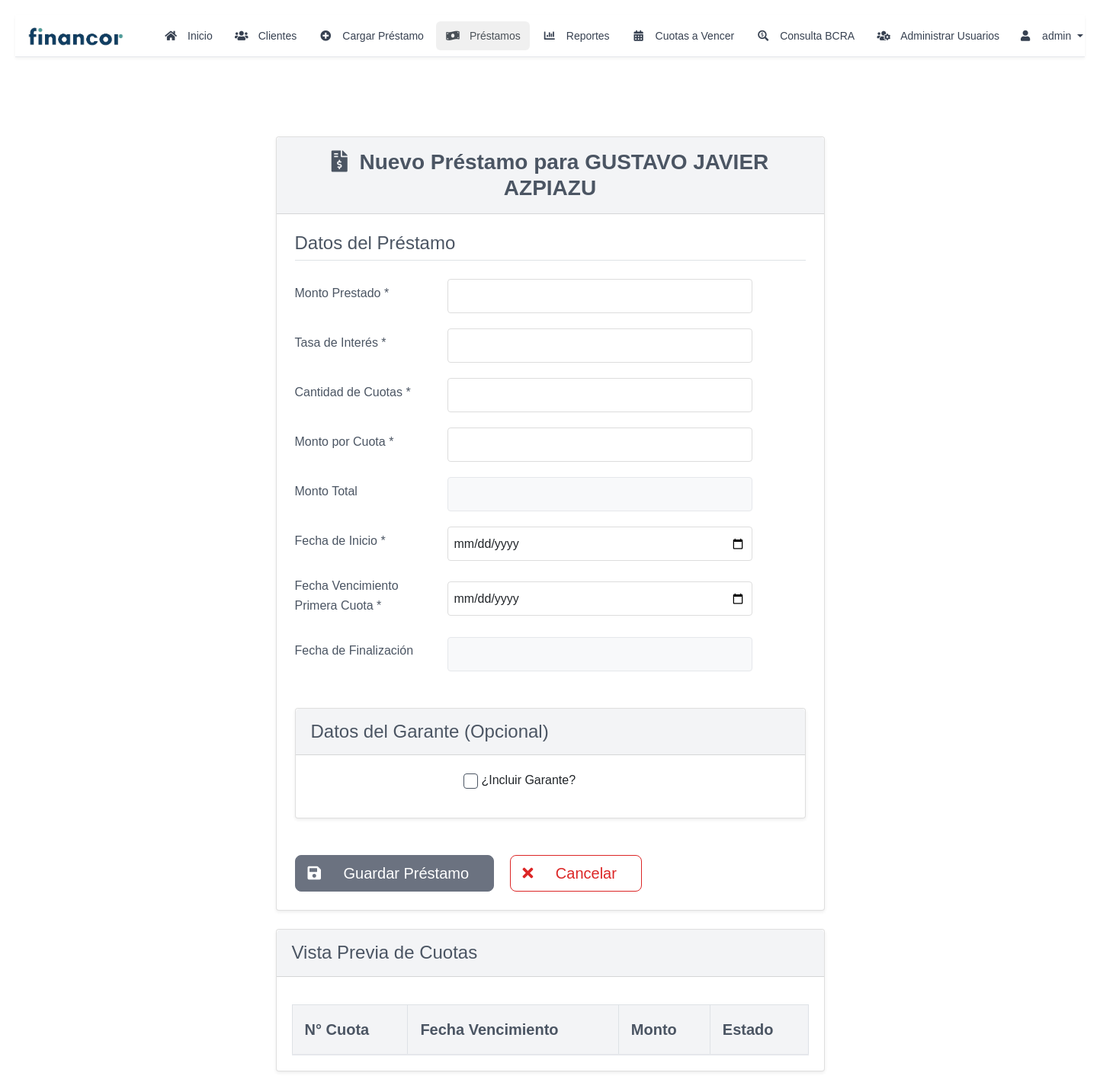
Screenshot of /cargar_prestamo/23 (signed in) with the database file from the repository.
### models.py (models this page shows, shortened)
class User(UserMixin, db.Model):
    __tablename__ = 'user'
    id = db.Column(db.Integer, primary_key=True)
    username = db.Column(db.String(80), unique=True, nullable=False)
    email = db.Column(db.String(120), unique=True, nullable=True)
    password = db.Column(db.String(128))
    role = db.Column(db.String(20), nullable=False, default='user')
    is_active = db.Column(db.Boolean, default=True)
    created_at = db.Column(db.DateTime, default=datetime.utcnow)
    last_login = db.Column(db.DateTime)
    created_by = db.Column(db.Integer, db.ForeignKey('user.id'), nullable=True)
    updated_by = db.Column(db.Integer, db.ForeignKey('user.id'))
    creator = db.relationship('User', remote_side=[id], foreign_keys=[created_by], backref='created_users')
    updater = db.relationship('User', remote_side=[id], foreign_keys=[updated_by], backref='updated_users')
    clientes = db.relationship('Cliente',
                             foreign_keys='Cliente.created_by',
                             backref=db.backref('created_by_user', lazy=True))
    prestamos = db.relationship('Prestamo',
                              foreign_keys='Prestamo.created_by',
                              backref=db.backref('created_by_user', lazy=True))
    @property
    def is_admin(self):
        return self.role == 'admin'

class Cliente(db.Model):
    __tablename__ = 'cliente'
    id_cliente = db.Column(db.Integer, primary_key=True, autoincrement=True)
    nombre = db.Column(db.String(100), nullable=False)
    apellido = db.Column(db.String(100), nullable=False)
    dni = db.Column(db.String(20), unique=True, nullable=False)
    telefono = db.Column(db.String(20))
    correo_electronico = db.Column(db.String(120))
    direccion = db.Column(db.String(200))
    documentacion_verificada = db.Column(db.Boolean, default=False)
    fecha_registro = db.Column(db.DateTime, default=datetime.utcnow, nullable=False)
    activo = db.Column(db.Boolean, default=True)
    created_by = db.Column(db.Integer, db.ForeignKey('user.id'))
    updated_by = db.Column(db.Integer, db.ForeignKey('user.id'))
    created_at = db.Column(db.DateTime, default=datetime.utcnow)
    updated_at = db.Column(db.DateTime, onupdate=datetime.utcnow)

### app.py (the view)
@app.route('/cargar_prestamo/<int:id_cliente>')
@login_required
def cargar_prestamo(id_cliente):
    cliente = Cliente.query.get_or_404(id_cliente)
    return render_template('cargar_prestamo.html', cliente=cliente, active_page='prestamos')

### app.py (called while the page is built)
@login_manager.user_loader
def load_user(user_id):
    return User.query.get(int(user_id))

@app.context_processor
def utility_processor():
    def is_admin():
        return current_user.is_authenticated and current_user.is_admin
    return dict(is_admin=is_admin)

### templates/cargar_prestamo.html (shortened to what this page needs)
{% extends "layout.html" %}
{% block content %}
<div class="container mt-5">
    <div class="card shadow-sm">
        <div class="card-header bg-purple-100 text-dark py-3">
            <h2 class="mb-0 text-center fs-3 fw-bold text-gray-700">
                <i class="fas fa-file-invoice-dollar me-2"></i>
                Nuevo Préstamo para {{ cliente.nombre }} {{ cliente.apellido }}
            </h2>
        </div>
        <div class="card-body p-4">
            <form id="prestamo-form" method="POST" action="{{ url_for('guardar_prestamo') }}">
                <div class="mb-5">
                    <h4 class="border-bottom pb-2 mb-4 text-gray-700">Datos del Préstamo</h4>
                    <div class="form-group">
                        <label for="monto_prestado" class="form-label">Monto Prestado *</label>
                        <input type="number" id="monto_prestado" name="monto_prestado"
                            class="form-control form-control-lg" required>
                    </div>
                    <div class="form-group">
                        <label for="tasa_interes" class="form-label">Tasa de Interés *</label>
                        <input type="number" id="tasa_interes" name="tasa_interes" class="form-control form-control-lg"
                            required>
                    </div>
                    <div class="form-group">
                        <label for="cuotas_totales" class="form-label">Cantidad de Cuotas *</label>
                        <input type="number" id="cuotas_totales" name="cuotas_totales"
                            class="form-control form-control-lg" required min="1">
                    </div>
                    <div class="form-group">
                        <label for="monto_cuotas" class="form-label">Monto por Cuota *</label>
                        <input type="number" id="monto_cuotas" name="monto_cuotas" class="form-control form-control-lg"
                            required>
                    </div>
                    <div class="form-group">
                        <label for="monto_adeudado" class="form-label">Monto Total</label>
                        <input type="number" id="monto_adeudado" name="monto_adeudado"
                            class="form-control form-control-lg bg-light" readonly>
                    </div>
                    <div class="form-group">
                        <label for="fecha_inicio" class="form-label">Fecha de Inicio *</label>
                        <input type="date" id="fecha_inicio" name="fecha_inicio" class="form-control form-control-lg"
                            required>
                    </div>
                    <div class="form-group">
                        <label for="fecha_vencimiento_primera_cuota" class="form-label">Fecha Vencimiento Primera Cuota
                            *</label>
                        <input type="date" class="form-control form-control-lg" id="fecha_vencimiento_primera_cuota"
                            name="fecha_vencimiento_primera_cuota" required>
                    </div>
                    <div class="form-group">
                        <label for="fecha_finalizacion" class="form-label">Fecha de Finalización</label>
                        <input type="text" id="fecha_finalizacion" name="fecha_finalizacion"
                            class="form-control form-control-lg bg-light" readonly>
                    </div>
                </div>
                <div class="card shadow-sm mt-4 mb-4">
                    <div class="card-header bg-purple-100 text-dark py-3">
                        <h4 class="mb-0 text-gray-700">Datos del Garante (Opcional)</h4>
                    </div>
                    <div class="card-body">
                        <div class="form-check mb-3">
                            <input type="checkbox" id="tiene_garante" name="tiene_garante" class="form-check-input">
                            <label class="form-check-label" for="tiene_garante">¿Incluir Garante?</label>
                        </div>
                    </div>
                </div>
                <div class="mt-5">
                    <button type="submit" class="btn btn-gray btn-lg">
                        <i class="fas fa-save me-2"></i>
                        <span class="px-3">Guardar Préstamo</span>
                    </button>
                    <button type="button" onclick="window.history.back()" class="btn btn-outline-danger btn-lg ms-3">
                        <i class="fas fa-times me-2"></i>
                        <span class="px-3">Cancelar</span>
                    </button>
                </div>
            </form>
        </div>
    </div>
    <div class="card shadow-sm mt-4">
        <div class="card-header bg-purple-100 text-dark py-3">
            <h4 class="mb-0 text-gray-700">Vista Previa de Cuotas</h4>
        </div>
        <div class="card-body">
            <div class="table-responsive">
                <table class="table table-striped table-hover">
                    <thead>
                        <tr class="fs-5">
                            <th>N° Cuota</th>
                            <th>Fecha Vencimiento</th>
                            <th>Monto</th>
                            <th>Estado</th>
                        </tr>
                    </thead>
                </table>
            </div>
        </div>
    </div>
</div>
{% endblock %}

### templates/base_nav.html (shortened to what this page needs)
<!DOCTYPE html>
<html lang="es">
<head>
    <link href="https://cdn.jsdelivr.net/npm/bootstrap@5.3.0/dist/css/bootstrap.min.css" rel="stylesheet">
    <link href="https://cdnjs.cloudflare.com/ajax/libs/font-awesome/6.0.0/css/all.min.css" rel="stylesheet">
    {% block extra_head %}{% endblock %}
</head>
<body>
    <nav class="navbar navbar-expand-lg navbar-light">
        <div class="container">
            <a class="navbar-brand" href="{{ url_for('index') }}">
                <img src="{{ url_for('static', filename='img/financor_2.png') }}" alt="Financor Logo">
            </a>
            <div class="collapse navbar-collapse" id="navbarNav">
                <ul class="navbar-nav me-auto">
                    <li class="nav-item">
                        <a class="nav-link {% if active_page == 'inicio' %}active{% endif %}"
                            href="{{ url_for('index') }}">
                            <i class="fas fa-home"></i>
                            <span>Inicio</span>
                        </a>
                    </li>
                    <li class="nav-item">
                        <a class="nav-link {% if active_page == 'clientes' %}active{% endif %}"
                            href="{{ url_for('clientes') }}">
                            <i class="fas fa-users"></i>
                            <span>Clientes</span>
                        </a>
                    </li>
                    <li class="nav-item">
                        <a class="nav-link {% if active_page == 'cargar_prestamo' %}active{% endif %}"
                            href="{{ url_for('seleccionar_cliente_prestamo') }}">
                            <i class="fas fa-plus-circle"></i>
                            <span>Cargar Préstamo</span>
                        </a>
                    </li>
                    <li class="nav-item">
                        <a class="nav-link {% if active_page == 'prestamos' %}active{% endif %}"
                            href="{{ url_for('prestamos') }}">
                            <i class="fas fa-money-bill-wave"></i>
                            <span>Préstamos</span>
                        </a>
                    </li>
                    <li class="nav-item">
                        <a class="nav-link {% if active_page == 'reportes' %}active{% endif %}"
                            href="{{ url_for('reportes') }}">
                            <i class="fas fa-chart-bar"></i>
                            <span>Reportes</span>
                        </a>
                    </li>
                    <li class="nav-item">
                        <a class="nav-link {% if active_page == 'cuotas_a_vencer' %}active{% endif %}"
                            href="{{ url_for('cuotas_a_vencer') }}">
                            <i class="fas fa-calendar-alt"></i>
                            <span>Cuotas a Vencer</span>
                        </a>
                    </li>
                    <li class="nav-item">
                        <a class="nav-link {% if active_page == 'bcra' %}active{% endif %}"
                            href="{{ url_for('consultar_bcra') }}">
                            <i class="fas fa-search-dollar"></i>
                            <span>Consulta BCRA</span>
                        </a>
                    </li>
                    {% if current_user.is_authenticated and current_user.is_admin %}
                    <li class="nav-item">
                        <a class="nav-link {% if active_page == 'admin_users' %}active{% endif %}"
                            href="{{ url_for('auth.admin_users') }}">
                            <i class="fas fa-users-cog"></i>
                            <span>Administrar Usuarios</span>
                        </a>
                    </li>
                    {% endif %}
                </ul>
                <div class="navbar-nav">
                    {% if current_user.is_authenticated %}
                    <div class="nav-item dropdown">
                        <a class="nav-link dropdown-toggle d-flex align-items-center" href="#" id="userDropdown"
                            role="button" data-bs-toggle="dropdown">
                            <i class="fas fa-user me-2"></i>
                            <span>{{ current_user.username }}</span>
                        </a>
                    </div>
                    {% else %}
                    <a class="nav-link" href="{{ url_for('auth.login') }}">
                        <i class="fas fa-sign-in-alt me-2"></i>
                        <span>Iniciar Sesión</span>
                    </a>
                    {% endif %}
                </div>
            </div>
        </div>
    </nav>
    <div class="container">
        {% block content %}{% endblock %}
    </div>
</body>
</html>

### templates/base_nav.html (style rules this page uses)
body { color: #212529; background-color: #f8f9fa; }
.navbar-brand { padding: 0; min-width: 150px; display: flex; align-items: center; margin-right: 1rem; }
.navbar-brand img { height: 30px; width: auto; object-fit: contain; margin-right: 0.5rem; }
.navbar { padding: 0.5rem; background-color: white; border-bottom: 1px solid #e5e7eb; box-shadow: 0 2px 4px rgba(0, 0, 0, 0.05); margin-bottom: 0; }
.navbar>.container { max-width: 100%; padding: 0 0.5rem; margin-left: 0; }
.navbar-nav { display: flex; align-items: center; gap: 0.25rem; height: 100%; margin-left: 0; }
.nav-item { display: flex; align-items: center; height: 100%; }
.nav-link { display: flex !important; align-items: center; padding: 0.5rem 0.75rem !important; color: #6c757d; transition: all 0.2s; border-radius: 0.375rem; gap: 0.25rem; font-size: 0.875rem; font-weight: 500; height: 100%; white-space: nowrap; }
.nav-link i { font-size: 0.875rem; width: 1.25rem; text-align: center; }
.nav-link.active { color: #495057 !important; background-color: #f0f0f0 !important; }
.container { width: 100%; max-width: 95%; margin: 0 auto; padding: 0 1rem; }
.table { background-color: #fff; margin-bottom: 1rem; color: #212529; border: 1px solid #dee2e6; }
.table th, .table td { padding: 0.75rem; vertical-align: middle; border: 1px solid #dee2e6; background-color: #fff; color: #212529; }
.table thead th { background-color: #f8f9fa; border-bottom: 2px solid #dee2e6; font-weight: 600; }
.card { background-color: #fff; border: 1px solid rgba(0, 0, 0, 0.125); border-radius: 0.25rem; margin-bottom: 1rem; }
.card-header { background-color: rgba(0, 0, 0, 0.03); border-bottom: 1px solid rgba(0, 0, 0, 0.125); padding: 0.75rem 1.25rem; }
.card-body { padding: 1.25rem; }
.table-responsive { overflow-x: auto; -webkit-overflow-scrolling: touch; }

### templates/layout.html (style rules this page uses)
html { font-family: inherit; }
* { font-family: inherit; }
body { margin: 0; padding: 0; background-color: #f5f5f5; color: #000000; background-color: #ffffff; }
.nav-link { display: inline-flex; align-items: center; padding: 0.5rem 0.75rem; color: #374151; text-decoration: none; border-radius: 0.375rem; transition: all 0.2s ease-in-out; font-size: 0.875rem; }
.nav-link i { margin-right: 0.5rem; }
.nav-link.active { color: rgb(0, 0, 0); font-weight: 500; }
.nav-link.active[href*="prestamos"] { background-color: #8B5CF6; color: white; }
.container { width: 100%; max-width: 95%; margin: 1rem auto; padding: 0 1rem; }
body { font-family: Arial, sans-serif; margin: 20px; line-height: 1.6; }
.container { max-width: 800px; margin: 0 auto; padding: 20px; }
.form-group { margin-bottom: 1rem; }
.form-group label { display: block; margin-bottom: 0.5rem; }
.form-group input { width: 100%; padding: 0.5rem; border: 1px solid #ddd; border-radius: 0.25rem; }
button { background-color: #4CAF50; color: white; padding: 10px 20px; border: none; border-radius: 4px; cursor: pointer; }
table { width: 100%; border-collapse: collapse; margin: 1rem 0; color: #000000; }
th, td { border: 1px solid #e5e7eb; padding: 0.75rem; color: #000000; background-color: #ffffff; }
th { background-color: #f3f4f6; font-weight: 600; }
h2 { color: #666; text-align: center; margin-bottom: 1rem; font-weight: normal; }
input, button, select, textarea { font-family: inherit; }
.table-responsive { overflow-x: auto; -webkit-overflow-scrolling: touch; }
.table { width: 100%; margin-bottom: 1rem; }
.table th, .table td { white-space: nowrap; vertical-align: middle; padding: 0.75rem; }
.card { margin: 1rem auto; width: 100%; }
.card-body { padding: 1.25rem; }

### rows the page displays
User: username "admin"
Cliente: nombre "GUSTAVO JAVIER", apellido "AZPIAZU"
